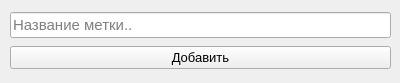
<?xml version="1.0" encoding="UTF-8"?>
<ui version="4.0">
 <class>Form</class>
 <widget class="QWidget" name="Form">
  <property name="geometry">
   <rect>
    <x>0</x>
    <y>0</y>
    <width>400</width>
    <height>83</height>
   </rect>
  </property>
  <property name="font">
   <font>
    <pointsize>10</pointsize>
   </font>
  </property>
  <property name="windowTitle">
   <string>Создать метку</string>
  </property>
  <property name="windowIcon">
   <iconset>
    <normaloff>../additional_content/images/window_logo.png</normaloff>../additional_content/images/window_logo.png</iconset>
  </property>
  <widget class="QWidget" name="verticalLayoutWidget">
   <property name="geometry">
    <rect>
     <x>10</x>
     <y>10</y>
     <width>381</width>
     <height>63</height>
    </rect>
   </property>
   <layout class="QVBoxLayout" name="verticalLayout">
    <item>
     <widget class="QLineEdit" name="title_tag">
      <property name="font">
       <font>
        <pointsize>11</pointsize>
       </font>
      </property>
      <property name="placeholderText">
       <string>Название метки..</string>
      </property>
     </widget>
    </item>
    <item>
     <widget class="QPushButton" name="btn_add_tag">
      <property name="text">
       <string>Добавить</string>
      </property>
      <property name="icon">
       <iconset>
        <normaloff>../icons/instruments/add_task.png</normaloff>../icons/instruments/add_task.png</iconset>
      </property>
      <property name="iconSize">
       <size>
        <width>20</width>
        <height>20</height>
       </size>
      </property>
     </widget>
    </item>
   </layout>
  </widget>
 </widget>
 <resources/>
 <connections/>
</ui>
